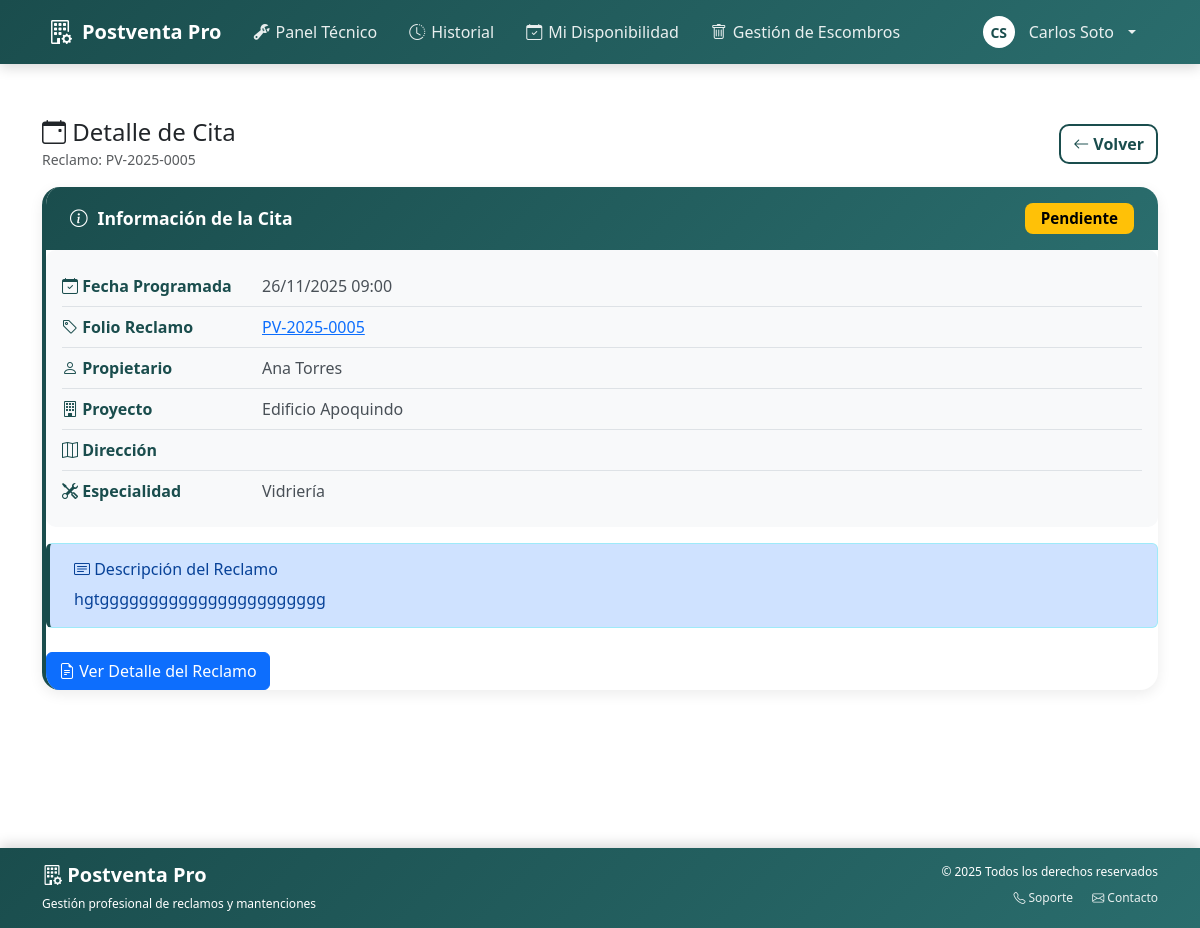
Before: /tecnico/cita/46/ (signed in) with the older database file.
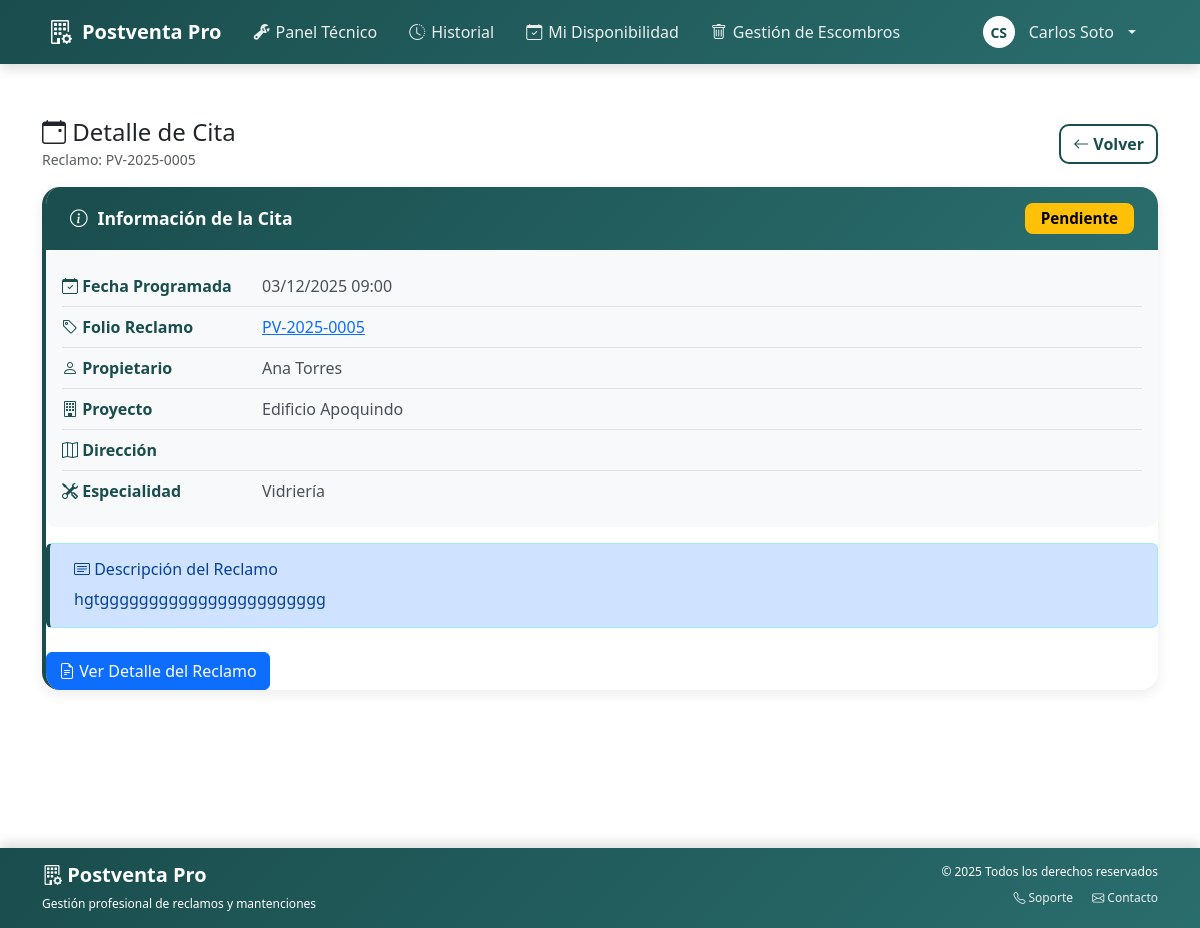
After: the same page with the newer database file.
### postventa_app/models.py (models this page shows, shortened)
class Cita(models.Model):
    id_cita = models.AutoField(primary_key=True)
    id_tecnico = models.ForeignKey(
        Tecnico,
        on_delete=models.CASCADE,
        db_column='id_tecnico',
        related_name='citas',
        null=True,
        blank=True
    )
    id_reclamo = models.ForeignKey(
        Reclamo,
        on_delete=models.CASCADE,
        db_column='id_reclamo',
        related_name='citas',
        null=True,
        blank=True
    )
    id_cliente = models.ForeignKey(
        'Propietario',
        on_delete=models.CASCADE,
        db_column='id_cliente',
        related_name='citas',
        null=True,
        blank=True
    )
    fecha_programada = models.DateTimeField(null=True, blank=True)
    fecha_confirmacion = models.DateTimeField(null=True, blank=True)
    ESTADO_CHOICES = [
        ('pendiente', 'Pendiente'),
        ('confirmada', 'Confirmada'),
        ('en_curso', 'En Curso'),
        ('completada', 'Completada'),
        ('cancelada', 'Cancelada'),
    ]
    estado = models.CharField(max_length=20, null=True, blank=True, choices=ESTADO_CHOICES)
    tipo_cita = models.CharField(max_length=50, null=True, blank=True)
    motivo_reprogramacion = models.TextField(null=True, blank=True)
    recordatorio_enviado = models.BooleanField(default=False)
    duracion_estimada_minutos = models.IntegerField(null=True, blank=True)
    class Meta:
        db_table = 'cita'
        verbose_name = 'Cita'
        verbose_name_plural = 'Citas'

class Reclamo(models.Model):
    """
    Entidad central del sistema.
    Gestiona todo el ciclo de vida de un reclamo desde ingreso hasta resolución.
    """
    id_reclamo = models.AutoField(primary_key=True)
    numero_folio = models.CharField(max_length=20, unique=True)
    descripcion = models.TextField(null=True, blank=False)
    resolucion = models.TextField(null=True, blank=True)
    unidad = models.CharField(max_length=50, null=True, blank=True)
    ubicacion_especifica = models.CharField(
        max_length=200,
        null=True,
        blank=True,
        db_column='ubicacion_especifica'
    )
    fecha_ingreso = models.DateTimeField(null=True, blank=True)
    fecha_resolucion = models.DateTimeField(null=True, blank=True)
    fecha_asignacion = models.DateTimeField(null=True, blank=True)
    tiempo_estimado_horas = models.IntegerField(
        null=True,
        blank=True,
        db_column='tiempo_estimado_horas'
    )
    ESTADO_CHOICES = [
        ('ingresado', 'Ingresado'),
        ('asignado', 'Asignado'),
        ('en_ejecucion', 'En Ejecución'),
        ('en_proceso', 'En Proceso'),
        ('completado', 'Completado'),
        ('resuelto', 'Reclamo Resuelto'),
        ('cancelado', 'Cancelado'),
    ]
    estado = models.CharField(max_length=50, choices=ESTADO_CHOICES, default='ingresado')
    prioridad = models.CharField(max_length=20, null=True, blank=True)
    requiere_aprobacion = models.BooleanField(
        default=False,
        db_column='requiere_aprobacion'
    )
    categoria = models.ForeignKey(
        Especialidad,
        on_delete=models.SET_NULL,
        null=True,
        blank=True,
        related_name='reclamos'
    )
    propietario = models.ForeignKey(
        Propietario,
        on_delete=models.CASCADE,
        null=False,
        blank=False,
        related_name='reclamos'
    )
    proyecto = models.ForeignKey(
        Proyecto,
        on_delete=models.CASCADE,
        related_name='reclamos',
        null=False,
        blank=False
    )
    tecnico_asignado = models.ForeignKey(
        'Tecnico',
        on_delete=models.SET_NULL,
        null=True,
        blank=True,
        related_name='reclamos_asignados'
    )
    requiere_retiro_escombros = models.BooleanField(
        default=False,
        verbose_name='Requiere retiro de escombros'
    )
    class Meta:
        db_table = 'reclamo'
        verbose_name = 'Reclamo'
        verbose_name_plural = 'Reclamos'

class Propietario(models.Model):
    """
    Representa al propietario de una unidad que realiza reclamos postventa.
    Es el usuario final del sistema.
    """
    TIPO_PROPIETARIO = [
        ('natural', 'Persona Natural'),
        ('juridica', 'Persona Jurídica'),
    ]
    ESTADO_PROPIETARIO = [
        ('activo', 'Activo'),
        ('inactivo', 'Inactivo'),
    ]
    user = models.OneToOneField(User, on_delete=models.CASCADE, related_name='propietario', verbose_name="Usuario del sistema")
    nombre = models.CharField(max_length=120, verbose_name="Nombre completo")
    rut = models.CharField(max_length=12, verbose_name="RUT/DNI")
    tipo_propietario = models.CharField(max_length=10, choices=TIPO_PROPIETARIO, default='natural', verbose_name="Tipo de propietario")
    email = models.EmailField(verbose_name="Correo electrónico")
    telefono = models.CharField(max_length=30, verbose_name="Teléfono")
    telefono_alternativo = models.CharField(max_length=30, blank=True, null=True, verbose_name="Teléfono alternativo")
    direccion = models.CharField(max_length=200, verbose_name="Dirección")
    proyecto = models.ForeignKey('Proyecto', on_delete=models.SET_NULL, null=True, blank=True, related_name='propietarios', verbose_name="Proyecto de vivienda")

class Proyecto(models.Model):
    fecha_registro = models.DateTimeField(auto_now_add=True, verbose_name="Fecha de registro")
    """
    Proyectos inmobiliarios.
    """
    id_proyecto = models.AutoField(primary_key=True)
    codigo = models.CharField(max_length=50, unique=True, verbose_name="Código del proyecto", default="")
    nombre = models.CharField(max_length=100)
    direccion = models.TextField(null=True, blank=True)
    tipo_proyecto = models.CharField(max_length=50, null=True, blank=True)
    fecha_inicio = models.DateField(null=True, blank=True, verbose_name="Fecha de inicio")
    fecha_entrega = models.DateField(null=True, blank=True)
    cantidad_unidades = models.IntegerField(null=True, blank=True)
    encargado = models.CharField(max_length=120, blank=True, null=True, verbose_name="Encargado del proyecto")
    telefono_encargado = models.CharField(max_length=30, blank=True, null=True, verbose_name="Teléfono encargado")
    ESTADO_CHOICES = [
        ("entregado", "Entregado"),
        ("garantia", "En Garantía"),
        ("finalizado", "Finalizado"),
    ]
    estado = models.CharField(max_length=20, choices=ESTADO_CHOICES, default="entregado")
    observaciones = models.TextField(blank=True, null=True, verbose_name="Observaciones")
    constructora = models.ForeignKey(
        Constructora,
        on_delete=models.CASCADE,
        related_name='proyectos',
        verbose_name="Constructora",
        null=True,
        blank=True
    )
    class Meta:
        db_table = 'proyecto'
        verbose_name = 'Proyecto'
        verbose_name_plural = 'Proyectos'

class Especialidad(models.Model):
    nombre = models.CharField(max_length=50, unique=True)
    descripcion = models.TextField(null=True, blank=True)
    class Meta:
        db_table = 'especialidad'
        verbose_name = 'Especialidad'
        verbose_name_plural = 'Especialidades'
    def __str__(self):
        return self.nombre

### postventa_app/views.py (the view, shortened to what this page needs)
# urls.py: path('tecnico/cita/<int:cita_id>/', views.tecnico_detalle_cita, name='tecnico_detalle_cita'),
@login_required
def tecnico_detalle_cita(request, cita_id):
    from datetime import date
    cita = get_object_or_404(Cita, id_cita=cita_id)
    tecnico = get_tecnico_from_user(request.user)
    if not tecnico or cita.id_tecnico.id_tecnico != tecnico.id_tecnico:
        messages.error(request, 'No tienes permiso para acceder a esta cita.')
        return redirect('dashboard_tecnico')
    reclamo = cita.id_reclamo
    if not reclamo:
        messages.error(request, 'Esta cita no tiene un reclamo asociado.')
        return redirect('dashboard_tecnico')
    archivos = ArchivoEvidencia.objects.filter(id_reclamo=reclamo)
    citas = Cita.objects.filter(id_reclamo=reclamo, id_tecnico=tecnico).order_by('-fecha_programada')
    categoria_nombre = None
    if reclamo.categoria:
        if isinstance(reclamo.categoria, Especialidad):
            categoria_nombre = reclamo.categoria.nombre
        else:
            try:
                especialidad = Especialidad.objects.get(id=int(reclamo.categoria))
                categoria_nombre = especialidad.nombre
            except (Especialidad.DoesNotExist, ValueError):
                categoria_nombre = str(reclamo.categoria)
    context = {
        'reclamo': reclamo,
        'tecnico': tecnico,
        'cita': cita,
        'archivos': archivos,
        'citas': citas,
        'categoria_nombre': categoria_nombre,
        'today': date.today(),
    }
    return render(request, 'tecnico/detalle_cita.html', context)

### postventa_app/context_processors.py (called while the page is built)
def tecnico_context(request):
    tecnico = None
    tecnico_iniciales = ''
    user = getattr(request, 'user', None)
    if user and getattr(user, 'is_authenticated', False):
        try:
            tecnico = Tecnico.objects.get(email__iexact=(user.email or ''))
        except Tecnico.DoesNotExist:
            try:
                tecnico = Tecnico.objects.get(rut=user.username)
            except Tecnico.DoesNotExist:
                tecnico = None
        if tecnico and tecnico.nombre:
            partes = tecnico.nombre.strip().split()
            tecnico_iniciales = ''.join([p[0].upper() for p in partes if p])
    return {
        'tecnico': tecnico,
        'tecnico_iniciales': tecnico_iniciales,
    }

### postventa_app/views.py (called while the page is built)
def get_tecnico_from_user(user):
    if not user or not getattr(user, 'is_authenticated', False):
        return None
    try:
        return Tecnico.objects.get(email__iexact=(user.email or ''))
    except Tecnico.DoesNotExist:
        pass
    try:
        return Tecnico.objects.get(rut=user.username)
    except Tecnico.DoesNotExist:
        return None

### postventa_app/templates/tecnico/detalle_cita.html (shortened to what this page needs)
{% extends 'base.html' %}
{% block content %}
<div class="container py-4">
  <div class="d-flex align-items-center justify-content-between mb-3">
    <div>
      <h4 class="mb-0"><i class="bi bi-calendar-event"></i> Detalle de Cita</h4>
      <small class="text-muted">Reclamo: {{ cita.id_reclamo.numero_folio }}</small>
    </div>
    <div class="d-flex gap-2">
      <a href="{% url 'tecnico_historial_citas' %}" class="btn btn-outline-primary"><i class="bi bi-arrow-left"></i> Volver</a>
    </div>
  </div>
  <div class="card-custom">
    <div class="card-header-custom">
      <i class="bi bi-info-circle"></i>
      <span>Información de la Cita</span>
      <span class="ms-auto">
        <span class="badge badge-estado badge-estado-{{ cita.estado }}">
          {{ cita.get_estado_display }}
        </span>
      </span>
    </div>
    <div class="card-body">
      <div class="detalle-cuadro">
        <div class="detalle-fila">
          <div class="detalle-label"><i class="bi bi-calendar-check"></i> Fecha Programada</div>
          <div class="detalle-valor">{{ cita.fecha_programada|date:"d/m/Y H:i" }}</div>
        </div>
        <div class="detalle-fila">
          <div class="detalle-label"><i class="bi bi-tag"></i> Folio Reclamo</div>
          <div class="detalle-valor">
            <a href="{% url 'tecnico_detalle_reclamo' cita.id_reclamo.id_reclamo %}" class="text-primary">
              {{ cita.id_reclamo.numero_folio }}
            </a>
          </div>
        </div>
        <div class="detalle-fila">
          <div class="detalle-label"><i class="bi bi-person"></i> Propietario</div>
          <div class="detalle-valor">{{ cita.id_cliente.nombre }}</div>
        </div>
        <div class="detalle-fila">
          <div class="detalle-label"><i class="bi bi-building"></i> Proyecto</div>
          <div class="detalle-valor">{{ cita.id_reclamo.proyecto.nombre }}</div>
        </div>
        <div class="detalle-fila">
          <div class="detalle-label"><i class="bi bi-map"></i> Dirección</div>
        </div>
        <div class="detalle-fila">
          <div class="detalle-label"><i class="bi bi-tools"></i> Especialidad</div>
          <div class="detalle-valor">
            {% if cita.id_reclamo.categoria %}
              {{ cita.id_reclamo.categoria }}
            {% else %}
              <span class="text-muted">No especificada</span>
            {% endif %}
          </div>
        </div>
      </div>
      {% if cita.id_reclamo.descripcion %}
      <div class="alert alert-info py-3 px-4" style="border-left:4px solid var(--color-primary);">
        <h6 class="mb-2"><i class="bi bi-card-text"></i> Descripción del Reclamo</h6>
        <p class="mb-0">{{ cita.id_reclamo.descripcion }}</p>
      </div>
      {% endif %}
      <div class="d-flex gap-2 mt-4">
        <a href="{% url 'tecnico_detalle_reclamo' cita.id_reclamo.id_reclamo %}" class="btn btn-primary">
          <i class="bi bi-file-earmark-text"></i> Ver Detalle del Reclamo
        </a>
      </div>
    </div>
  </div>
</div>
{% endblock %}

Changed rows visible on the page:
changed Cita "Pendiente": fecha_programada "26/11/2025 09:00" → "03/12/2025 09:00"
